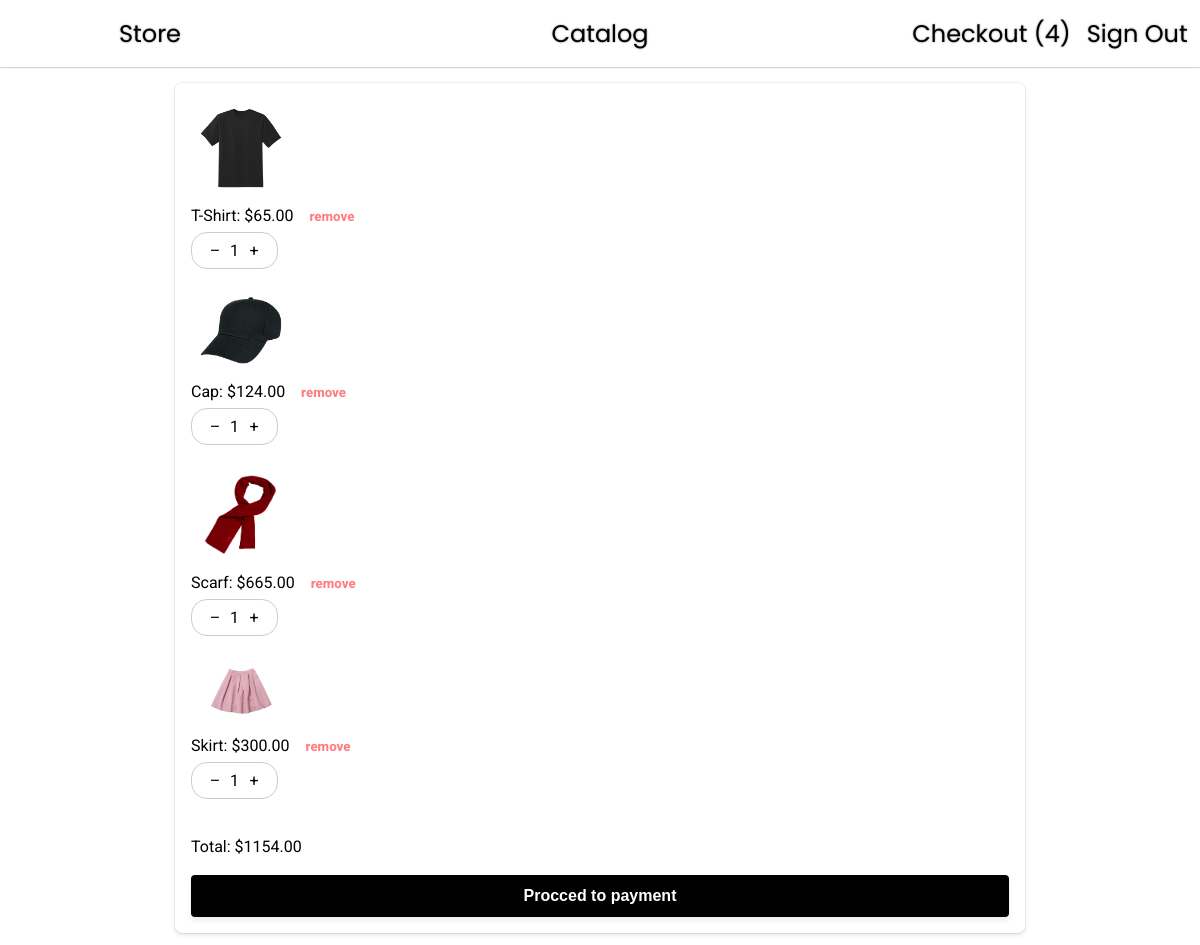
The app's page /store/checkout/ (signed in) with its own data.
### store/models.py (models this page shows, shortened)
class CartItem(models.Model):
    user = models.ForeignKey(User, on_delete=models.CASCADE)
    product = models.ForeignKey(Product, on_delete=models.CASCADE)
    quantity = models.IntegerField(default=0)
    paymentIntent = models.ForeignKey(PaymentIntent, on_delete=models.CASCADE, null=True, blank=True)

class Product(models.Model):
    title = models.CharField("Title", max_length=240)
    description = models.CharField("Description", max_length=240)
    price = models.DecimalField("Price", decimal_places=2, max_digits=9, default=0)
    photo = models.ImageField("Image", upload_to="products/")

### store/views.py (the view)
class CheckoutPageView(TemplateView):
    def get(self, request, *args, **kwargs):
        context = {}
        if request.user.is_authenticated:
            cartItems = CartItem.objects.filter(user=request.user)
            context['cartItems'] = cartItems
            context['total'] = calculate_order_amount(request=request)
        response = render(request=request, template_name='store/checkout/index.html', context=context)
        return response

### store/views.py (called while the page is built)
def calculate_order_amount(request):
    if not request.user.is_authenticated:
        return 0
    total = 0
    cartItems = CartItem.objects.filter(user=request.user)
    for cartItem in cartItems:
        total += cartItem.quantity * cartItem.product.price
    return total

### store/templates/store/checkout/index.html (shortened to what this page needs)
<!DOCTYPE html>
{% load static %}
{% load tags %}
<html lang="en">
<head>
    <link rel="stylesheet" href="https://cdn.jsdelivr.net/npm/remixicon@4.3.0/fonts/remixicon.css">
    <link rel="stylesheet" href="{% static 'store/assets/css/store.css' %}">
    <link rel="stylesheet" href="{% static 'store/assets/css/checkout.css' %}">
</head>
<body>
{% include 'store/header.html' %}
<main class="main">
    <div class="checkout">
            <div class="payment" hx-target=".payment" hx-select=".payment > *" hx-swap="innerHTML">
                <form id="payment-form">
                    {% if cartItems %}
                        {% include 'store/checkout/cart.html' %}
                    {% else %}
                        <span>Cart it empty</span>
                    {% endif %}
                </form>
            </div>
    </div>
</main>
</body>
</html>

### store/templates/store/checkout/cart.html
<div class="payment-amount">
    <div class="cart">
      {% for cartItem in cartItems %}
        <div class="cartItem">
          <img src="/media/{{cartItem.product.photo}}" alt="Product image"><br>
          {{cartItem.product.title}}: ${{cartItem.product.price}}
          <button type="button" class="remove-button" hx-get="" hx-trigger="changed" productId="{{cartItem.product.id}}">remove</button>
          <div class="buttons">
            <button type="button" class="decrease-button" hx-get="" hx-trigger="changed" productId="{{cartItem.product.id}}">–</button>
            {{cartItem.quantity}}
            <button type="button" class="increase-button" hx-get="" hx-trigger="changed" productId="{{cartItem.product.id}}">+</button>
          </div>
        </div>
        <br>
      {% endfor %}
      <div class="procced">
        <br>
        Total: ${{total}}
        <br><br>
        <button class="payment-button" type="button" id="procced">
          Procced to payment
        </button>
      </div>
    </div>
</div>

### store/static/store/assets/css/store.css (style rules this page uses)
:root { --text-color-primary: #000000; --text-color-secondary: #ffffff; --font-family-primary: Roboto, serif; --font-family-secondary: Poppins, serif; --font-size-medium: 1rem; --font-size-small: 0.75rem; --font-size-large: 1.5rem; --background-color-primary: rgb(255, 255, 255); --background-color-secondary: #000000; --background-color-optional: rgba(0, 0, 0, 0.20); --box-shadow-global: 0px 0px 2px rgba(0, 0, 0, 50%); }
* { padding: 0; margin: 0; }
html { height: 100%; scroll-behavior: smooth; }
body { background-color: var(--background-color-primary); overflow-x: hidden; }

### store/static/store/assets/css/checkout.css (style rules this page uses)
* { box-sizing: border-box; }
.checkout { display: grid; box-shadow: 0px 0px 0px 0.5px rgba(50, 50, 93, 0.1), 0px 2px 5px 0px rgba(50, 50, 93, 0.1), 0px 1px 1.5px 0px rgba(0, 0, 0, 0.07); min-height: calc(100vh - 67px); }
.payment { display: grid; justify-content: center; align-items: center; align-content: center; margin: 1rem; }
.checkout form { width: 85vw; max-width: 850px; align-self: center; box-shadow: 0px 0px 0px 0.5px rgba(50, 50, 93, 0.1), 0px 2px 5px 0px rgba(50, 50, 93, 0.1), 0px 1px 1.5px 0px rgba(0, 0, 0, 0.07); border-radius: 7px; padding: 1rem; margin-top: auto; margin-bottom: auto; }
.checkout form .payment-amount, .checkout form .payment-check { font-family: var(--font-family-primary); }
.remove-button { border-radius: 1rem; color: rgba(255, 0, 0, 50%); background-color: var(--background-color-primary); cursor: pointer; margin-left: .25rem; border: none; font-family: var(--font-family-primary); font-weight: 750; }
.increase-button, .decrease-button { border-radius: 1rem; background-color: var(--background-color-primary); padding: .25rem; cursor: pointer; border: none; font-family: var(--font-family-primary); font-size: var(--font-size-medium); }
.payment-amount img { max-width: 85%; max-height: 85%; }
.payment-amount div div img { max-height: 100px; max-width: 100px; }
.buttons { border: 1px solid var(--background-color-optional); border-radius: 1rem; display: grid; grid-auto-flow: column; justify-items: center; justify-content: start; align-items: center; padding: .25rem; width: fit-content; }
.buttons button { padding: 0 .5rem 0 .5rem; align-self: center; width: 30px; }
.cartItem > * { padding: .5rem; }
.payment-button { background: #000000; font-family: Arial, sans-serif; color: #ffffff; border-radius: 4px; border: 0; padding: 12px 16px; font-size: 16px; font-weight: 600; cursor: pointer; display: block; transition: all 0.2s ease; box-shadow: 0px 4px 5.5px 0px rgba(0, 0, 0, 0.07); width: 100%; }

### records on screen
CartItem: product.photo (picture), product "T-Shirt", product.price "65.00", quantity "1"
CartItem: product.photo (picture), product "Cap", product.price "124.00", quantity "1"
CartItem: product.photo (picture), product "Scarf", product.price "665.00", quantity "1"
CartItem: product.photo (picture), product "Skirt", product.price "300.00", quantity "1"

### other values on screen
{{ cartItems.count }} "4"
{{ total }} "1154.00"
